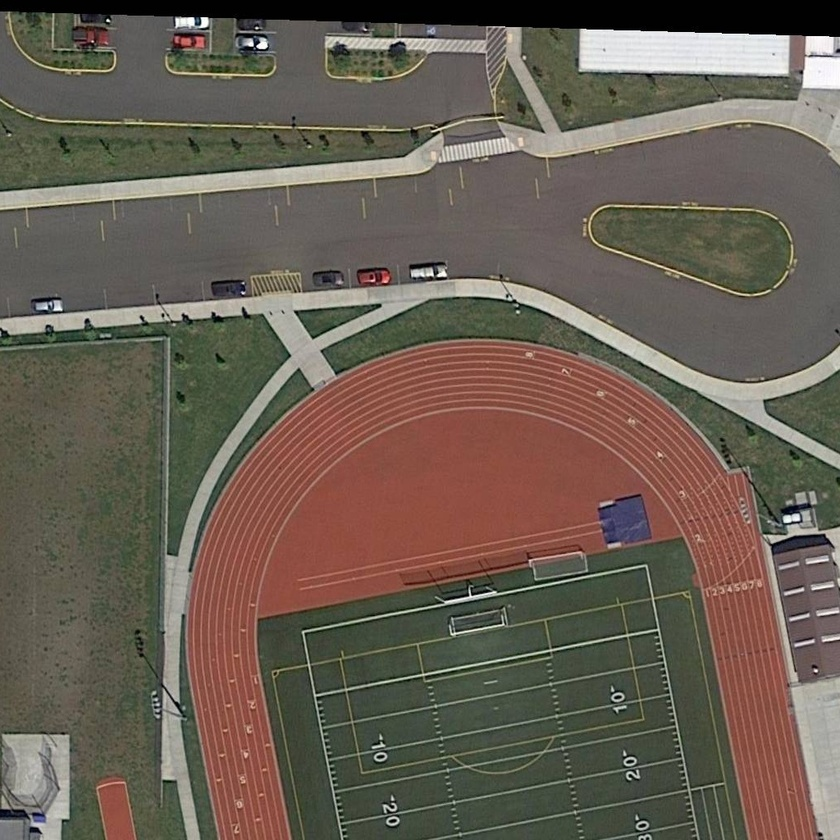
#> input picture project/dota128/images/train/P0029__1024__524___0.jpg, 840 x 840 px, shrunk from 1024 x 1024 before the run, found by its file name; its folder holds 4 pictures in this run
$ python validate_slicing.py
#> lines starting #> are read from the running program, lines starting #| are printed output that depends on the picture
#> in visualize_random, img is the input picture: shape (840, 840, 3); mean B, G, R 82.6, 94.2, 104.8
import os
import cv2
import random
import numpy as np
import matplotlib.pyplot as plt


# ----------------------------
# CONFIG
# ----------------------------

# Adjust this depending on current working directory

SPLIT = "train"


# Optional: match your DOTA classes
CLASS_NAMES = {
    0: "plane",
    1: "ship",
    2: "storage tank",
    3: "baseball diamond",
    4: "tennis court",
    5: "basketball court",
    6: "ground track field",
    7: "harbor",
    8: "bridge",
    9: "large vehicle",
    10: "small vehicle",
    11: "helicopter",
    12: "roundabout",
    13: "soccer ball field",
    14: "swimming pool"
}


# ----------------------------
# HELPERS
# ----------------------------

def load_yolo_obb(label_path):
    labels = []
    if not os.path.exists(label_path):
        return labels

    with open(label_path, "r") as f:
        for line in f:
            parts = line.strip().split()
            if len(parts) < 9:
                continue

            cls = int(parts[0])
            coords = list(map(float, parts[1:9]))

            pts = np.array(coords).reshape(4, 2)
            labels.append((cls, pts))

    return labels


def draw_labels(img, labels):
    h, w = img.shape[:2]
#> h = 840; w = 840

    for cls, pts in labels:
        pts_px = (pts.copy() * np.array([w, h])).astype(int)

        color = (0, 255, 0)

        cv2.polylines(img, [pts_px], isClosed=True, color=color, thickness=2)

        # label text
        x, y = pts_px[0]
        name = CLASS_NAMES.get(cls, str(cls))
        cv2.putText(
            img,
            name,
            (x, y - 5),
            cv2.FONT_HERSHEY_SIMPLEX,
            0.5,
            color,
            1,
            cv2.LINE_AA
        )

    return img


def show_grid(images, titles, cols=3):
#> called with cols = 3
    if len(images) == 0 or len(titles) == 0:
        raise ValueError("No images")
    rows = (len(images) + cols - 1) // cols
    plt.figure(figsize=(15, 5 * rows))

    for i, (img, title) in enumerate(zip(images, titles)):
        img_rgb = cv2.cvtColor(img, cv2.COLOR_BGR2RGB)

        plt.subplot(rows, cols, i + 1)
        plt.imshow(img_rgb)
        plt.title(title)
        plt.axis("off")
#> this loop made 4 passes
#> pass 2, in show_grid, `img_rgb = cv2.cvtColor(img, cv2.COLOR_BGR2RGB)`:
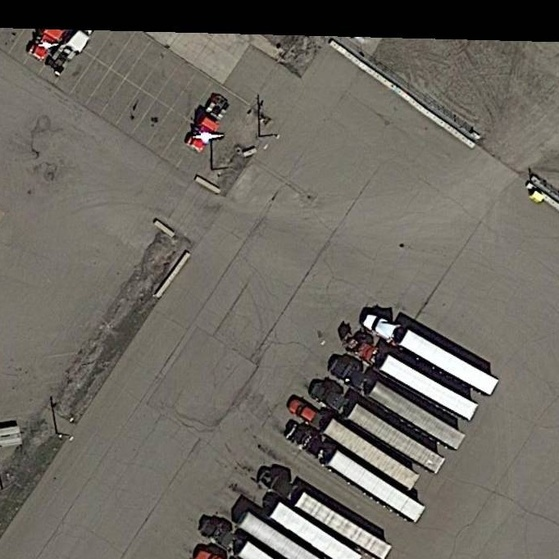
#> img_rgb: shape (559, 559, 3); mean R, G, B 107.7, 103.6, 96
#> pass 3, in show_grid, `img_rgb = cv2.cvtColor(img, cv2.COLOR_BGR2RGB)`:
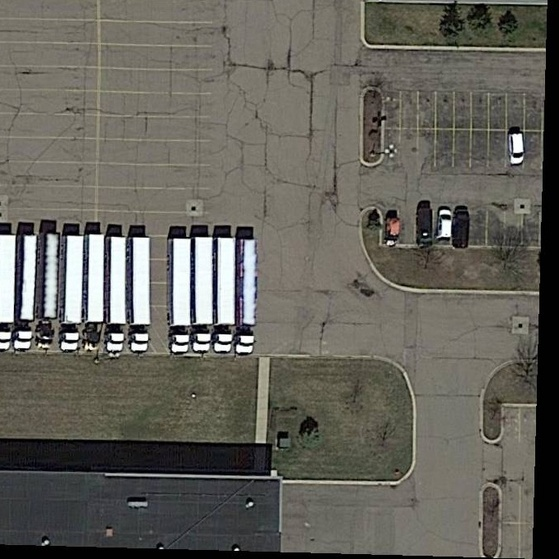
#> img_rgb: shape (559, 559, 3); mean R, G, B 100.9, 99.1, 91.5

    plt.tight_layout()
    plt.show()
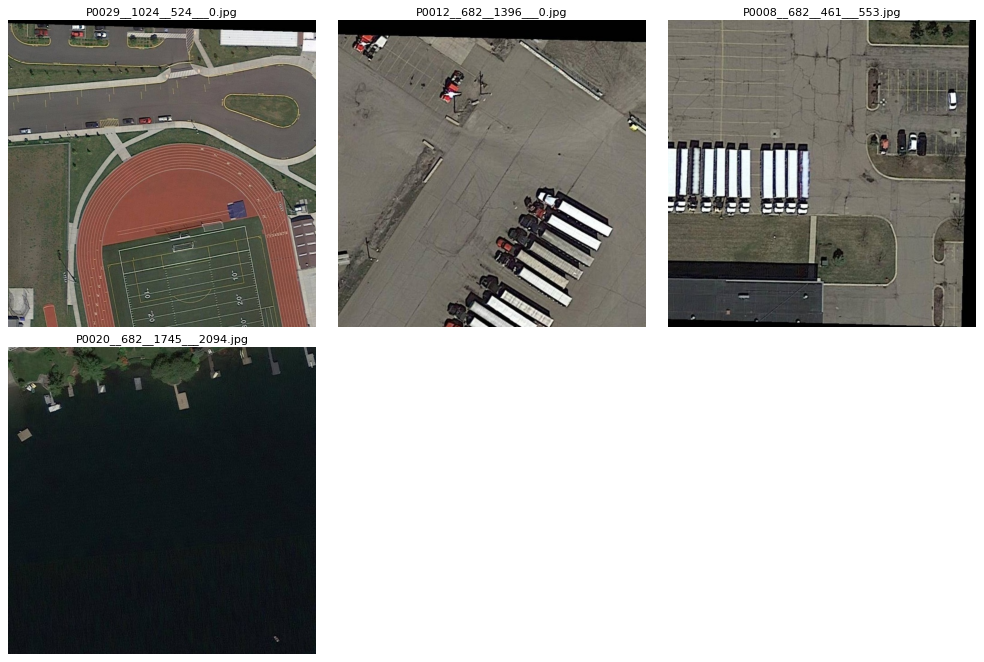
#> figure drawn by matplotlib, 4 panels


# ----------------------------
# MAIN VISUALIZATION
# ----------------------------

def visualize_random(img_root, lbl_root, n_samples=10):

    img_dir = os.path.join(img_root, SPLIT)
    lbl_dir = os.path.join(lbl_root, SPLIT)
    print(img_dir)
    images = [f for f in os.listdir(img_dir) if f.endswith(".jpg")]

    sample_count = min(n_samples, len(images))
    assert sample_count > 0
    samples = random.sample(images, sample_count)
    assert len(samples) > 0

    vis_imgs = []
    titles = []

    for img_file in samples:
        img_path = os.path.join(img_dir, img_file)
        lbl_path = os.path.join(lbl_dir, img_file.replace(".jpg", ".txt"))

        img = cv2.imread(img_path)
        if img is None:
            continue

        labels = load_yolo_obb(lbl_path)

        img_vis = draw_labels(img.copy(), labels)

        vis_imgs.append(img_vis)
        titles.append(img_file)

    show_grid(vis_imgs, titles)


if __name__ == "__main__":
    visualize_random(
        "project/dota128_sliced/images",
        "project/dota128_sliced/labels",
        12
    )
